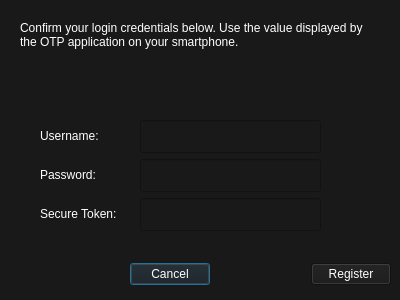
<?xml version="1.0" encoding="UTF-8"?>
<ui version="4.0">
 <class>Dialog</class>
 <widget class="QDialog" name="Dialog">
  <property name="geometry">
   <rect>
    <x>0</x>
    <y>0</y>
    <width>400</width>
    <height>300</height>
   </rect>
  </property>
  <property name="windowTitle">
   <string>Dialog</string>
  </property>
  <property name="autoFillBackground">
   <bool>false</bool>
  </property>
  <property name="styleSheet">
   <string notr="true">background-color: rgb(25,25,25)</string>
  </property>
  <widget class="QLabel" name="label_2">
   <property name="geometry">
    <rect>
     <x>40</x>
     <y>159</y>
     <width>93</width>
     <height>33</height>
    </rect>
   </property>
   <property name="text">
    <string>&lt;html&gt;&lt;head/&gt;&lt;body&gt;&lt;p&gt;&lt;span style=&quot; color:#ffffff;&quot;&gt;Password:&lt;/span&gt;&lt;/p&gt;&lt;/body&gt;&lt;/html&gt;</string>
   </property>
  </widget>
  <widget class="QLabel" name="label_4">
   <property name="geometry">
    <rect>
     <x>40</x>
     <y>198</y>
     <width>93</width>
     <height>33</height>
    </rect>
   </property>
   <property name="text">
    <string>&lt;html&gt;&lt;head/&gt;&lt;body&gt;&lt;p&gt;&lt;span style=&quot; color:#ffffff;&quot;&gt;Secure Token:&lt;/span&gt;&lt;/p&gt;&lt;/body&gt;&lt;/html&gt;</string>
   </property>
  </widget>
  <widget class="QLineEdit" name="password_input">
   <property name="geometry">
    <rect>
     <x>140</x>
     <y>159</y>
     <width>181</width>
     <height>33</height>
    </rect>
   </property>
  </widget>
  <widget class="QLineEdit" name="otp_input">
   <property name="geometry">
    <rect>
     <x>140</x>
     <y>198</y>
     <width>181</width>
     <height>33</height>
    </rect>
   </property>
  </widget>
  <widget class="QLabel" name="label">
   <property name="geometry">
    <rect>
     <x>40</x>
     <y>120</y>
     <width>93</width>
     <height>33</height>
    </rect>
   </property>
   <property name="text">
    <string>&lt;html&gt;&lt;head/&gt;&lt;body&gt;&lt;p&gt;&lt;span style=&quot; color:#ffffff;&quot;&gt;Username:&lt;/span&gt;&lt;/p&gt;&lt;/body&gt;&lt;/html&gt;</string>
   </property>
  </widget>
  <widget class="QLineEdit" name="username_input">
   <property name="geometry">
    <rect>
     <x>140</x>
     <y>120</y>
     <width>181</width>
     <height>33</height>
    </rect>
   </property>
  </widget>
  <widget class="QLabel" name="label_3">
   <property name="geometry">
    <rect>
     <x>20</x>
     <y>10</y>
     <width>361</width>
     <height>51</height>
    </rect>
   </property>
   <property name="text">
    <string>&lt;html&gt;&lt;head/&gt;&lt;body&gt;&lt;p&gt;&lt;span style=&quot; color:#ffffff;&quot;&gt;Confirm your login credentials below. Use the value displayed by the OTP application on your smartphone.&lt;/span&gt;&lt;/p&gt;&lt;/body&gt;&lt;/html&gt;</string>
   </property>
   <property name="wordWrap">
    <bool>true</bool>
   </property>
  </widget>
  <widget class="QLabel" name="result_message">
   <property name="geometry">
    <rect>
     <x>0</x>
     <y>50</y>
     <width>401</width>
     <height>51</height>
    </rect>
   </property>
   <property name="text">
    <string>&lt;html&gt;&lt;head/&gt;&lt;body&gt;&lt;p align=&quot;center&quot;&gt;&lt;br/&gt;&lt;/p&gt;&lt;/body&gt;&lt;/html&gt;</string>
   </property>
   <property name="wordWrap">
    <bool>true</bool>
   </property>
  </widget>
  <widget class="QWidget" name="">
   <property name="geometry">
    <rect>
     <x>130</x>
     <y>260</y>
     <width>261</width>
     <height>29</height>
    </rect>
   </property>
   <layout class="QHBoxLayout" name="horizontalLayout">
    <item>
     <widget class="QPushButton" name="cancel_button">
      <property name="palette">
       <palette>
        <active>
         <colorrole role="Button">
          <brush brushstyle="SolidPattern">
           <color alpha="255">
            <red>25</red>
            <green>25</green>
            <blue>25</blue>
           </color>
          </brush>
         </colorrole>
         <colorrole role="Text">
          <brush brushstyle="SolidPattern">
           <color alpha="255">
            <red>255</red>
            <green>255</green>
            <blue>255</blue>
           </color>
          </brush>
         </colorrole>
         <colorrole role="ButtonText">
          <brush brushstyle="SolidPattern">
           <color alpha="255">
            <red>255</red>
            <green>255</green>
            <blue>255</blue>
           </color>
          </brush>
         </colorrole>
         <colorrole role="Base">
          <brush brushstyle="SolidPattern">
           <color alpha="255">
            <red>25</red>
            <green>25</green>
            <blue>25</blue>
           </color>
          </brush>
         </colorrole>
         <colorrole role="Window">
          <brush brushstyle="SolidPattern">
           <color alpha="255">
            <red>25</red>
            <green>25</green>
            <blue>25</blue>
           </color>
          </brush>
         </colorrole>
        </active>
        <inactive>
         <colorrole role="Button">
          <brush brushstyle="SolidPattern">
           <color alpha="255">
            <red>25</red>
            <green>25</green>
            <blue>25</blue>
           </color>
          </brush>
         </colorrole>
         <colorrole role="Text">
          <brush brushstyle="SolidPattern">
           <color alpha="255">
            <red>255</red>
            <green>255</green>
            <blue>255</blue>
           </color>
          </brush>
         </colorrole>
         <colorrole role="ButtonText">
          <brush brushstyle="SolidPattern">
           <color alpha="255">
            <red>255</red>
            <green>255</green>
            <blue>255</blue>
           </color>
          </brush>
         </colorrole>
         <colorrole role="Base">
          <brush brushstyle="SolidPattern">
           <color alpha="255">
            <red>25</red>
            <green>25</green>
            <blue>25</blue>
           </color>
          </brush>
         </colorrole>
         <colorrole role="Window">
          <brush brushstyle="SolidPattern">
           <color alpha="255">
            <red>25</red>
            <green>25</green>
            <blue>25</blue>
           </color>
          </brush>
         </colorrole>
        </inactive>
        <disabled>
         <colorrole role="Button">
          <brush brushstyle="SolidPattern">
           <color alpha="255">
            <red>25</red>
            <green>25</green>
            <blue>25</blue>
           </color>
          </brush>
         </colorrole>
         <colorrole role="Text">
          <brush brushstyle="SolidPattern">
           <color alpha="255">
            <red>159</red>
            <green>158</green>
            <blue>158</blue>
           </color>
          </brush>
         </colorrole>
         <colorrole role="ButtonText">
          <brush brushstyle="SolidPattern">
           <color alpha="255">
            <red>159</red>
            <green>158</green>
            <blue>158</blue>
           </color>
          </brush>
         </colorrole>
         <colorrole role="Base">
          <brush brushstyle="SolidPattern">
           <color alpha="255">
            <red>25</red>
            <green>25</green>
            <blue>25</blue>
           </color>
          </brush>
         </colorrole>
         <colorrole role="Window">
          <brush brushstyle="SolidPattern">
           <color alpha="255">
            <red>25</red>
            <green>25</green>
            <blue>25</blue>
           </color>
          </brush>
         </colorrole>
        </disabled>
       </palette>
      </property>
      <property name="text">
       <string>Cancel</string>
      </property>
     </widget>
    </item>
    <item>
     <spacer name="horizontalSpacer">
      <property name="orientation">
       <enum>Qt::Horizontal</enum>
      </property>
      <property name="sizeHint" stdset="0">
       <size>
        <width>40</width>
        <height>20</height>
       </size>
      </property>
     </spacer>
    </item>
    <item>
     <widget class="QPushButton" name="register_button">
      <property name="palette">
       <palette>
        <active>
         <colorrole role="Button">
          <brush brushstyle="SolidPattern">
           <color alpha="255">
            <red>25</red>
            <green>25</green>
            <blue>25</blue>
           </color>
          </brush>
         </colorrole>
         <colorrole role="ButtonText">
          <brush brushstyle="SolidPattern">
           <color alpha="255">
            <red>255</red>
            <green>255</green>
            <blue>255</blue>
           </color>
          </brush>
         </colorrole>
         <colorrole role="Base">
          <brush brushstyle="SolidPattern">
           <color alpha="255">
            <red>25</red>
            <green>25</green>
            <blue>25</blue>
           </color>
          </brush>
         </colorrole>
         <colorrole role="Window">
          <brush brushstyle="SolidPattern">
           <color alpha="255">
            <red>25</red>
            <green>25</green>
            <blue>25</blue>
           </color>
          </brush>
         </colorrole>
        </active>
        <inactive>
         <colorrole role="Button">
          <brush brushstyle="SolidPattern">
           <color alpha="255">
            <red>25</red>
            <green>25</green>
            <blue>25</blue>
           </color>
          </brush>
         </colorrole>
         <colorrole role="ButtonText">
          <brush brushstyle="SolidPattern">
           <color alpha="255">
            <red>255</red>
            <green>255</green>
            <blue>255</blue>
           </color>
          </brush>
         </colorrole>
         <colorrole role="Base">
          <brush brushstyle="SolidPattern">
           <color alpha="255">
            <red>25</red>
            <green>25</green>
            <blue>25</blue>
           </color>
          </brush>
         </colorrole>
         <colorrole role="Window">
          <brush brushstyle="SolidPattern">
           <color alpha="255">
            <red>25</red>
            <green>25</green>
            <blue>25</blue>
           </color>
          </brush>
         </colorrole>
        </inactive>
        <disabled>
         <colorrole role="Button">
          <brush brushstyle="SolidPattern">
           <color alpha="255">
            <red>25</red>
            <green>25</green>
            <blue>25</blue>
           </color>
          </brush>
         </colorrole>
         <colorrole role="ButtonText">
          <brush brushstyle="SolidPattern">
           <color alpha="255">
            <red>159</red>
            <green>158</green>
            <blue>158</blue>
           </color>
          </brush>
         </colorrole>
         <colorrole role="Base">
          <brush brushstyle="SolidPattern">
           <color alpha="255">
            <red>25</red>
            <green>25</green>
            <blue>25</blue>
           </color>
          </brush>
         </colorrole>
         <colorrole role="Window">
          <brush brushstyle="SolidPattern">
           <color alpha="255">
            <red>25</red>
            <green>25</green>
            <blue>25</blue>
           </color>
          </brush>
         </colorrole>
        </disabled>
       </palette>
      </property>
      <property name="text">
       <string>Register</string>
      </property>
     </widget>
    </item>
   </layout>
  </widget>
 </widget>
 <resources/>
 <connections/>
</ui>
